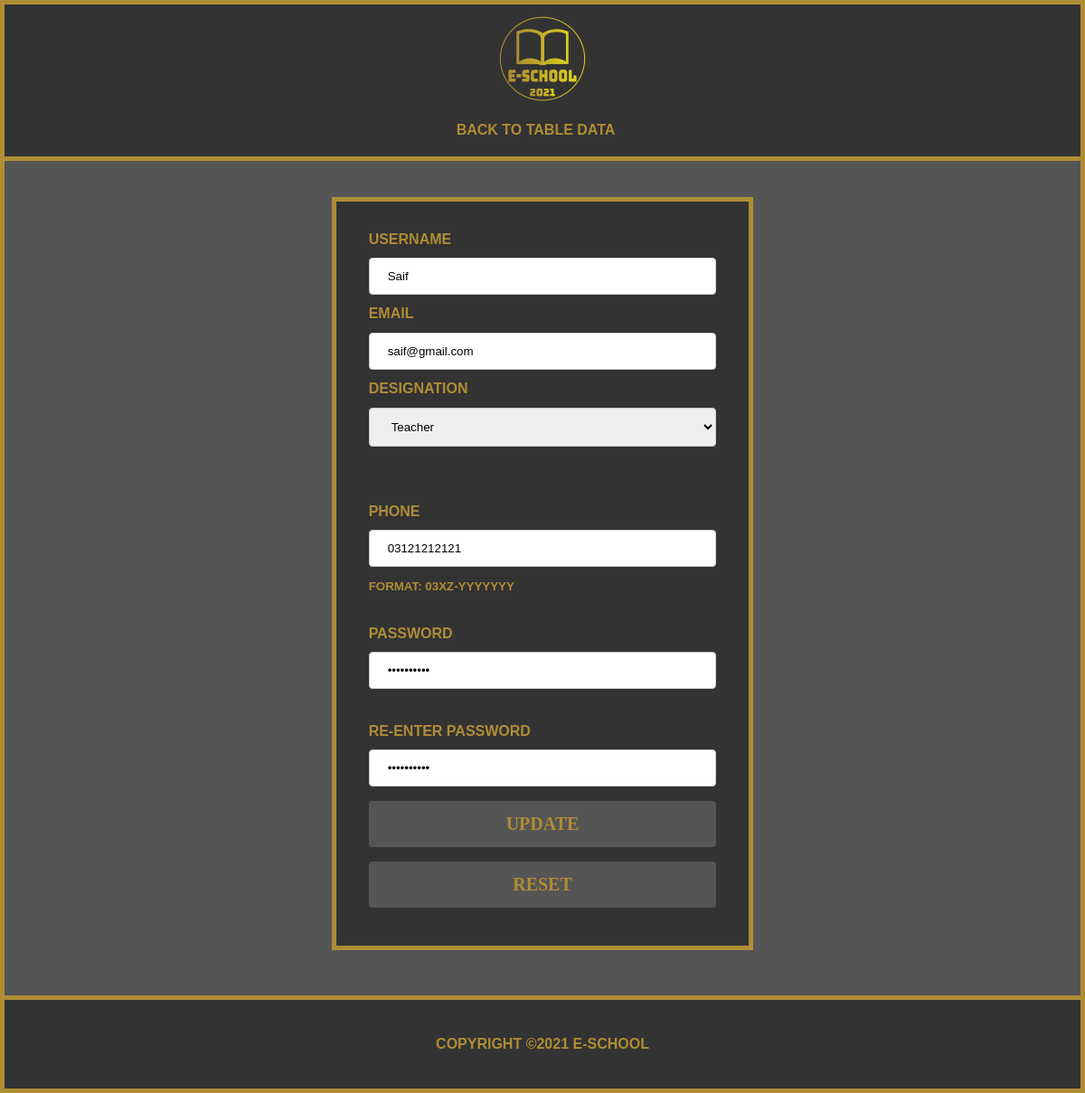
The page /E-School/userDbUpdate.php?user_id=5 on the database its author committed.
### tables this page shows
CREATE TABLE `users` (
  `user_id` int(11) NOT NULL,
  `username` varchar(255) NOT NULL,
  `email` varchar(255) NOT NULL,
  `designation` varchar(255) NOT NULL,
  `phone` varchar(255) NOT NULL,
  `password` varchar(16) NOT NULL,
  `created_at` timestamp NOT NULL DEFAULT current_timestamp()
);

### E-School/userDbUpdate.php (the view, shortened to what this page needs)
<!DOCTYPE html>
<html lang="en">
<head>
    <link rel="stylesheet" type="text/css" href="style.css">
</head>
<body>
    <div class="lock_2">
        <header id="main-header">
            <div class="container">
                <div id="logo">
                    <img src="images/logo.png" alt="E-SCHOOL LOGO" width="100" height="100">
                </div>
            </div>
        </header>
        <nav id="navbar">
            <div class="container">
               <ul>
                    <li><a href="displaytables.php">Back to Table Data</a></li>
               </ul>
            </div>
        </nav>
    </div>
    <div class="container">
        <div id="contact_sections">
            <section id="SignUp">
<?php
include ('dbConnection.php');
$ids=$_GET['user_id'];
$Query= "select * from users where user_id={$ids}";
$showQuery = mysqli_query($conn,$Query) or die( mysqli_error($conn));
$arrayData = mysqli_fetch_array($showQuery);
        ?>
                <form name="myForm" action="userDbUpdate.php?user_id=<?php echo $_GET['user_id']; ?>" onsubmit="return Reconfirm_Password()" method="post">
                    <fieldset>
                        <div id="LIT">
                            <label>Username</label><input type="text" name="username"  value = "<?php echo $arrayData['username'] ?>" placeholder="Enter Username" required><br>
                            <label>Email</label> <input type="email" name="email" value = "<?php echo $arrayData['email'] ?>" placeholder="Enter Email" required><br>
                            <label>Designation</label>
                            <select name="des" id="des">
                              <option selected value="<?php echo $arrayData['designation']?>"><?php echo $arrayData['designation'] ?></option>
                            </select>
                            <br><br><br>
                            <label>Phone</label><input type="tel" pattern="[0]{1}[3]{1}[0-9]{9}" name="phone" value = "<?php echo $arrayData['phone'] ?>" placeholder="Enter Phone Number" required><br>
                            <small>FORMAT: 03XZ-YYYYYYY </small><br><br>
                            <label>Password</label> <input type="password" id="password" name="password" placeholder="Enter Password" value = "<?php echo $arrayData['password'] ?>" required>
                            <span id="message" style="color:rgb(175, 141, 53)"> </span> <br><br>
                            <label>Re-Enter Password</label> <input type="password" id="re" placeholder="Repeat Password" name="psw-repeat" value = "<?php echo $arrayData['password'] ?>"required>
							<button type="submit" name="submit" class="Submit">UPDATE</button>
                            <button id="reset" type="reset" value="Reset">Reset</button>
                        </div>
                    </fieldset>
                </form>
            </section>
        </div>
    </div>
    <footer id="main-footer">
        <p>Copyright &copy;2021 E-School</p>
    </footer>
</body>

### E-School/style.css (style rules this page uses)
body { background-color: #555; color: rgb(175, 141, 53); font-family: Arial, Helvetica, sans-serif; font-size: 16px; line-height: 1.6em; margin: 0; border-left: rgb(175, 141, 53) solid; border-right: rgb(175, 141, 53) solid; border-bottom: rgb(175, 141, 53) solid; border-width: 5px; }
.lock_2 { position: relative; }
.container { width: 80%; margin: auto; overflow: hidden; }
#main-header { background-color: #333; color: #708090; border-top: rgb(175, 141, 53) solid; border-width: 5px; }
#navbar { background-color: #333; border-bottom: rgb(175, 141, 53) solid; border-width: 5px; text-transform: uppercase; }
#navbar ul { padding: 0; list-style: none; display: flex; justify-content: center; }
#navbar li { display: inline; }
#navbar a { color: rgb(175, 141, 53); text-decoration: none; font-size: 16px; padding-right: 15px; font-weight: bold; }
#main-footer { background: #333; color: rgb(175, 141, 53); text-align: center; padding: 20px; margin-top: 40px; border-top: rgb(175, 141, 53) solid; border-width: 5px; text-transform: uppercase; font-size: 16px; font-weight: bold; }
#logo { padding-top: 10px; display: flex; justify-content: center; }
* { box-sizing: border-box }
#contact_sections { margin: auto; padding: 10px; }
#contact_sections form fieldset { margin-left: 25%; margin-right: 25%; background-color: #333; border: 5px solid; border-color: rgb(175, 141, 53); font-weight: bold; }
#LIT { margin: 2%; padding: 15px; }
#contact_sections form label { margin-right: 20px; text-transform: uppercase; }
input[type=text], select, input[type=email], input[type=tel], input[type=password], #contact_sections form textarea { width: 100%; padding: 12px 20px; margin: 8px 0; display: inline-block; border: 1px solid #ccc; border-radius: 4px; box-sizing: border-box; }
button[type=submit], #reset { width: 100%; background-color: #555; color: rgb(175, 141, 53); padding: 14px 20px; margin: 8px 0; border: none; border-radius: 4px; cursor: pointer; font-weight: bold; font-size: 20px; text-transform: uppercase; font-family: 'Times New Roman', Times, serif; }
#Login, #SignUp { margin-top: 30px; }

### rows shown on the page
users: username "Saif", email "saif@gmail.com", des "Teacher", phone "03121212121"
